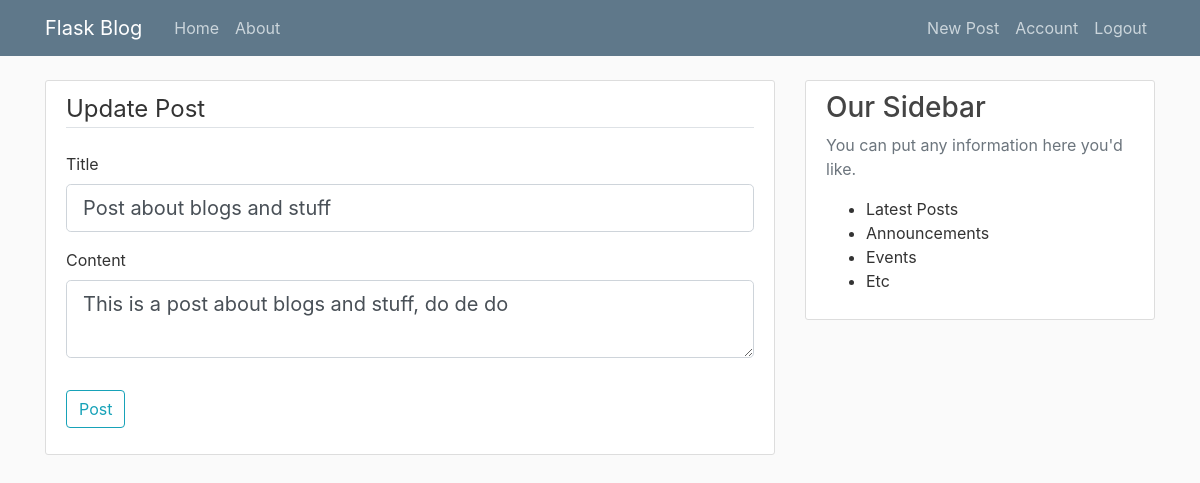
The app's page /post/2/update (signed in) with its own data.
### flaskblog/models.py (models this page shows, shortened)
class Post(db.Model):
    id = db.Column(db.Integer, primary_key=True)
    title = db.Column(db.String(100), nullable=False)
    date_posted = db.Column(db.DateTime, nullable=False, default=datetime.utcnow)
    content = db.Column(db.Text, nullable=False)
    user_id = db.Column(db.Integer, db.ForeignKey('user.id'), nullable=False)

### flaskblog/routes.py (the view)
@app.route("/post/<int:post_id>/update", methods=['GET', 'POST'])
@login_required
def update_post(post_id):
    post = Post.query.get_or_404(post_id)
    if post.author != current_user:
        abort(403)
    form = PostForm()
    if form.validate_on_submit():
        post.title = form.title.data
        post.content = form.content.data
        db.session.commit()
        flash('Your post has been updated', 'success')
        return redirect(url_for('post', post_id=post.id))
    elif request.method == 'GET':
        form.title.data = post.title
        form.content.data = post.content
    return render_template('create_post.html', title='Update Post',
                            form=form, legend='Update Post')

### flaskblog/forms.py
class PostForm(FlaskForm):
    title = StringField('Title', validators=[DataRequired()])
    content = TextAreaField('Content', validators=[DataRequired()])
    submit = SubmitField('Post')

### flaskblog/models.py (called while the page is built)
@login_manager.user_loader
def load_user(user_id):
    return User.query.get(int(user_id))

### flaskblog/templates/create_post.html (shortened to what this page needs)
{% extends "base.html" %}
{% block content %}
<div class="content-section">
    <form method="POST" action="">
        <fieldset class="form-group">
            <legend class="border-bottom mb-4">{{ legend }}</legend>
            <div class="form-group">
                {{ form.title.label(class="form-control-label") }}
                {% if form.title.errors %}
                {{ form.title(class="form-control form-control-lg is-invalid") }}
                <div class="invalid-feedback">
                    {% for error in form.title.errors %}
                    <span>{{ error }}</span>
                    {% endfor %}
                </div>
                {% else %}
                {{ form.title(class="form-control form-control-lg") }}
                {% endif %}
            </div>
            <div class="form-group">
                {{ form.content.label(class="form-control-label") }}
                {% if form.content.errors %}
                {{ form.content(class="form-control form-control-lg is-invalid") }}
                <div class="invalid-feedback">
                    {% for error in form.content.errors %}
                    <span>{{ error }}</span>
                    {% endfor %}
                </div>
                {% else %}
                {{ form.content(class="form-control form-control-lg") }}
                {% endif %}
            </div>
        </fieldset>
        <div class="form-group">
            {{ form.submit(class="btn btn-outline-info") }}
        </div>
    </form>
</div>
{% endblock content %}

### flaskblog/static/main.css (style rules this page uses)
body { background: #fafafa; color: #333333; margin-top: 5rem; }
.content-section { background: #ffffff; padding: 10px 20px; border: 1px solid #dddddd; border-radius: 3px; margin-bottom: 20px; }

### records on screen
Post: title "Post about blogs and stuff", content "This is a post about blogs and stuff, do de do"

### other values on screen
{{ legend }} "Update Post"
